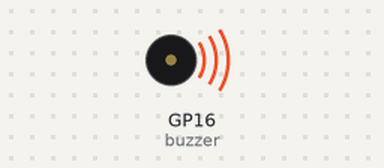
Recording of a program running on a simulated Raspberry Pi Pico running MicroPython. Parts: buzzer (waves = sounding). At 9.8 s the program stops and its outputs stay as they are.

Above: at 0.2 s.
Timing chart, 0 to 3.0 s (numbered marks = the images above):
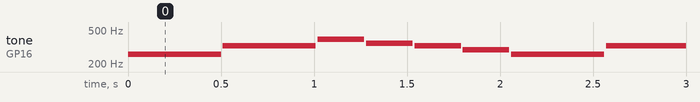

The program:

buzzer.py
```python
from machine import Pin, PWM
from time import sleep

melody = ['C4','E4','G4','F4','E4','D4','C4','E4','G4','F4','E4','D4','E4','E4','D4','E4','F4','D4','E4','E4','D4','E4','F4','D4','E4','D4','C4']
lengths = [1,1,0.5,0.5,0.5,0.5,1,1,0.5,0.5,0.5,0.5,0.5,0.5,0.5,0.5,1,1,0.5,0.5,0.5,0.5,1,1,1,1,1]

notes = ['C', 'Cis', 'D', 'Dis', 'E', 'F', 'Fis', 'G', 'Gis', 'A', 'Ais', 'H']
keys = [f"{note}{octave}"
        for octave in range(1, 6)
        for note in notes]
tones = [ int(55 * (2.0 ** (i / 12.0))) for i in range(-9,-9+5*12) ]
tonesByKeys = dict(zip(keys,tones))

buzzer = PWM(Pin(16,Pin.OUT))
for t,l in zip(melody,lengths):
    buzzer.duty_u16(32768)
    buzzer.freq(tonesByKeys[t])
    sleep(0.5*l)
    buzzer.duty_u16(0)
    sleep(0.01)
```

Measured:
- by itself, tone on GP16 (buzzer): plays 261 Hz for 0.50 s, 329 Hz for 0.50 s, 391 Hz for 0.25 s, 349 Hz for 0.25 s, 329 Hz for 0.25 s, 293 Hz for 0.25 s … (27 notes in this stretch)
